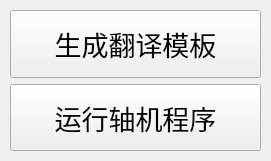
<?xml version="1.0" encoding="UTF-8"?>
<ui version="4.0">
 <class>MainWindow</class>
 <widget class="QMainWindow" name="MainWindow">
  <property name="geometry">
   <rect>
    <x>0</x>
    <y>0</y>
    <width>271</width>
    <height>161</height>
   </rect>
  </property>
  <property name="sizePolicy">
   <sizepolicy hsizetype="Expanding" vsizetype="Expanding">
    <horstretch>0</horstretch>
    <verstretch>0</verstretch>
   </sizepolicy>
  </property>
  <property name="minimumSize">
   <size>
    <width>271</width>
    <height>161</height>
   </size>
  </property>
  <property name="maximumSize">
   <size>
    <width>271</width>
    <height>161</height>
   </size>
  </property>
  <property name="windowTitle">
   <string>D4</string>
  </property>
  <widget class="QWidget" name="centralwidget">
   <property name="sizePolicy">
    <sizepolicy hsizetype="Expanding" vsizetype="Preferred">
     <horstretch>0</horstretch>
     <verstretch>0</verstretch>
    </sizepolicy>
   </property>
   <widget class="QWidget" name="layoutWidget">
    <property name="geometry">
     <rect>
      <x>10</x>
      <y>10</y>
      <width>251</width>
      <height>141</height>
     </rect>
    </property>
    <layout class="QVBoxLayout" name="verticalLayout">
     <item>
      <widget class="QPushButton" name="generate_template">
       <property name="sizePolicy">
        <sizepolicy hsizetype="Expanding" vsizetype="Expanding">
         <horstretch>0</horstretch>
         <verstretch>0</verstretch>
        </sizepolicy>
       </property>
       <property name="font">
        <font>
         <family>微软雅黑</family>
         <pointsize>20</pointsize>
         <weight>50</weight>
         <bold>false</bold>
        </font>
       </property>
       <property name="text">
        <string>生成翻译模板</string>
       </property>
      </widget>
     </item>
     <item>
      <widget class="QPushButton" name="run_ass">
       <property name="sizePolicy">
        <sizepolicy hsizetype="Expanding" vsizetype="Expanding">
         <horstretch>0</horstretch>
         <verstretch>0</verstretch>
        </sizepolicy>
       </property>
       <property name="font">
        <font>
         <family>微软雅黑</family>
         <pointsize>20</pointsize>
         <weight>50</weight>
         <bold>false</bold>
        </font>
       </property>
       <property name="text">
        <string>运行轴机程序</string>
       </property>
      </widget>
     </item>
    </layout>
   </widget>
  </widget>
 </widget>
 <resources/>
 <connections/>
</ui>
